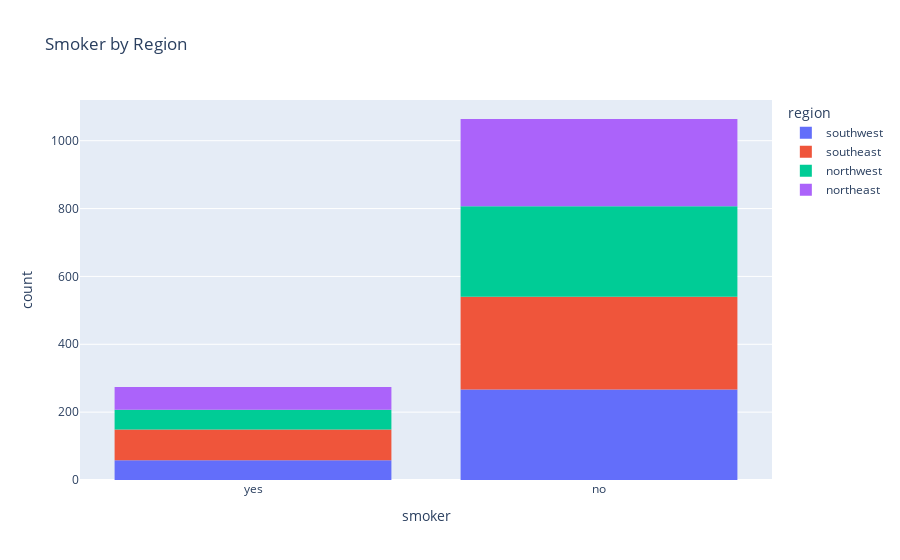

The notebook cell this image was saved under:
### Markdown cell above
This chart shows the distribution of smokers and non-smokers in the dataset, broken down by sex. The majority of individuals are non-smokers, with both males and females heavily represented in this group. In contrast, smokers make up a much smaller portion of the dataset. The gender distribution within each category appears fairly balanced, indicating that smoking status is not strongly skewed toward one sex in this dataset.

### Code cell
px.histogram(medical_charges, x = 'smoker',color = 'region', title = 'Smoker by Region')

### Figure 1 — Plotly figure (JSON) as saved in the notebook; plotly's stock layout.template omitted (floating-point values rounded to 4 significant figures; data arrays with more than 128 entries replaced by an {"elided": "..."} marker saying what was removed)
{"data": [{"bingroup": "x", "hovertemplate": "region=southwest<br>smoker=%{x}<br>count=%{y}<extra></extra>", "legendgroup": "southwest", "marker": {"color": "#636efa", "pattern": {"shape": ""}}, "name": "southwest", "orientation": "v", "showlegend": true, "type": "histogram", "x": {"elided": "325 str values"}, "xaxis": "x", "yaxis": "y"}, {"bingroup": "x", "hovertemplate": "region=southeast<br>smoker=%{x}<br>count=%{y}<extra></extra>", "legendgroup": "southeast", "marker": {"color": "#EF553B", "pattern": {"shape": ""}}, "name": "southeast", "orientation": "v", "showlegend": true, "type": "histogram", "x": {"elided": "364 str values"}, "xaxis": "x", "yaxis": "y"}, {"bingroup": "x", "hovertemplate": "region=northwest<br>smoker=%{x}<br>count=%{y}<extra></extra>", "legendgroup": "northwest", "marker": {"color": "#00cc96", "pattern": {"shape": ""}}, "name": "northwest", "orientation": "v", "showlegend": true, "type": "histogram", "x": {"elided": "325 str values"}, "xaxis": "x", "yaxis": "y"}, {"bingroup": "x", "hovertemplate": "region=northeast<br>smoker=%{x}<br>count=%{y}<extra></extra>", "legendgroup": "northeast", "marker": {"color": "#ab63fa", "pattern": {"shape": ""}}, "name": "northeast", "orientation": "v", "showlegend": true, "type": "histogram", "x": {"elided": "324 str values"}, "xaxis": "x", "yaxis": "y"}], "layout": {"barmode": "relative", "legend": {"title": {"text": "region"}, "tracegroupgap": 0}, "title": {"text": "Smoker by Region"}, "xaxis": {"anchor": "y", "domain": [0, 1], "title": {"text": "smoker"}}, "yaxis": {"anchor": "x", "domain": [0, 1], "title": {"text": "count"}}}}
